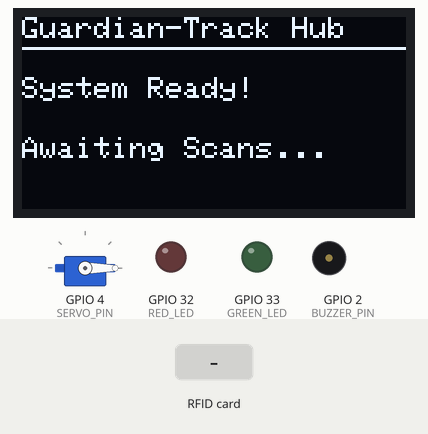
Recording of a sketch running on a simulated ESP32. Shown: 128×64 one-colour display, servo, output pins drawn as LEDs (lit = HIGH), buzzer (waves = sounding, pin HIGH). The test bench sets the inputs (shaded band). What the sketch prints to the serial monitor is not drawn.

Above: at 1.4 s.
1.5 s: RFID card 04 EA 34 52 held to the reader
At 2.5 s:
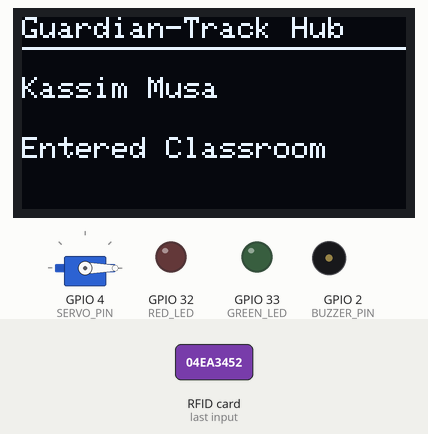
4.5 s: RFID card 5E 7A 19 C4 held to the reader
At 6.2 s:
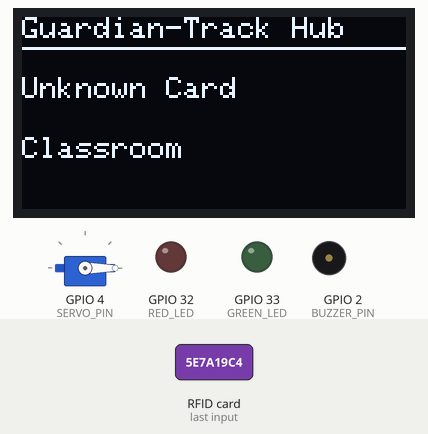
7.5 s: RFID card A3 4B 9C 11 held to the reader
At 9.2 s:
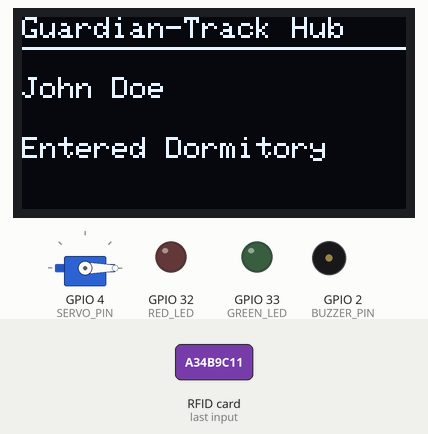
10.5 s: RFID card 04 EA 34 52 held to the reader
At 11.9 s:
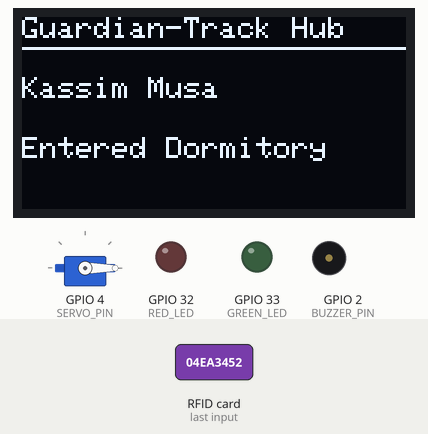
13.5 s: RFID card A3 4B 9C 11 held to the reader
At 14.4 s:
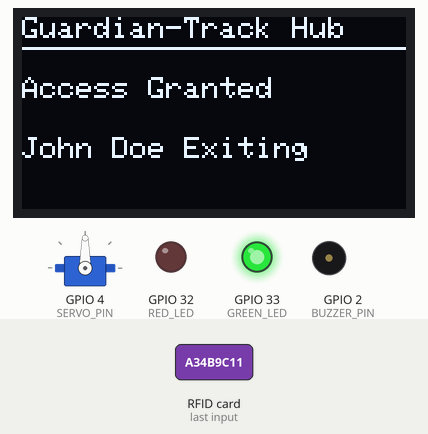
15.0 s: RFID card 5E 7A 19 C4 held to the reader
At 17.9 s:
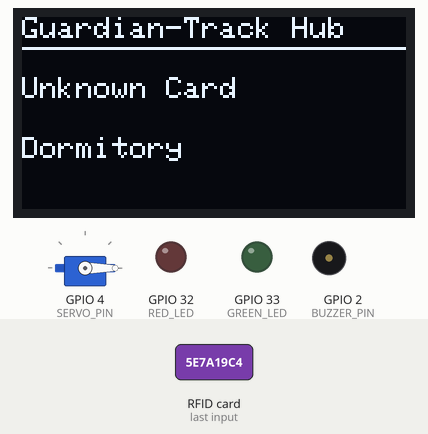
Timing chart, 0 to 19.0 s (numbered marks = the images above; inputs shaded):
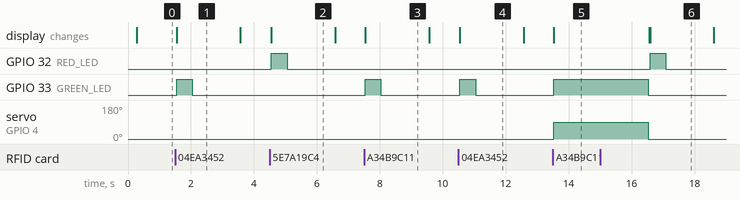

The sketch:

guardian_track_pro.ino
```cpp
// Guardian-Track Commercial Edition: Central Hub
// Sub-system: ESP32 IoT Access Control Dashboard
// Author: Kassim Musa Abass

#include <SPI.h>
#include <MFRC522.h>
#include <WiFi.h>
#include <WebServer.h>
#include <ESP32Servo.h>
#include <Wire.h>
#include <Adafruit_GFX.h>
#include <Adafruit_SSD1306.h>

// ---------------------------------------------------------
// PIN DEFINITIONS (ESP32)
// ---------------------------------------------------------
// Shared SPI Pins
#define SCK_PIN   18
#define MISO_PIN  19
#define MOSI_PIN  23
#define RST_PIN   15 // Shared Reset for all MFRC522

// Unique Slave Select (CS) Pins for the 3 Zones
#define SS_GATE   5
#define SS_CLASS  25
#define SS_DORM   26

// Actuators & Indicators
#define SERVO_PIN 4
#define BUZZER_PIN 2
#define RED_LED 32
#define GREEN_LED 33

// I2C OLED Pins (SDA = 21, SCL = 22 by default)
#define SCREEN_WIDTH 128
#define SCREEN_HEIGHT 64
#define OLED_RESET -1
Adafruit_SSD1306 display(SCREEN_WIDTH, SCREEN_HEIGHT, &Wire, OLED_RESET);

// ---------------------------------------------------------
// PERIPHERAL INSTANCES
// ---------------------------------------------------------
MFRC522 rfidGate(SS_GATE, RST_PIN);
MFRC522 rfidClass(SS_CLASS, RST_PIN);
MFRC522 rfidDorm(SS_DORM, RST_PIN);

Servo gateBarrier;
WebServer server(80);

// ---------------------------------------------------------
// SYSTEM STATE & LOGS
// ---------------------------------------------------------
struct Student {
  String uid;
  String name;
  String currentZone;
  bool authorizedToLeave;
};

// Mock Database of Students
Student database[2] = {
  {"04 EA 34 52", "Kassim Musa", "Dormitory", false},
  {"A3 4B 9C 11", "John Doe", "Classroom", true} // John has a valid Gate Pass
};

// Activity Log
String activityLog = "";

// ---------------------------------------------------------
// WIFI CONFIG (Access Point Mode)
// ---------------------------------------------------------
const char* apSSID = "GuardianTrack-Hub";
const char* apPass = "admin1234";

// ---------------------------------------------------------
// WEB DASHBOARD HTML
// ---------------------------------------------------------
void handleRoot() {
  String html = "<html><head><title>Guardian-Track Dashboard</title>";
  html += "<meta name='viewport' content='width=device-width, initial-scale=1.0'>";
  html += "<style>";
  html += "body { font-family: 'Segoe UI', Tahoma, Geneva, Verdana, sans-serif; background-color: #f4f7f6; color: #333; margin: 0; padding: 20px; }";
  html += "h1 { color: #2c3e50; text-align: center; }";
  html += ".container { max-width: 800px; margin: auto; background: white; padding: 20px; border-radius: 10px; box-shadow: 0 4px 8px rgba(0,0,0,0.1); }";
  html += ".log-box { background: #1e272e; color: #0be881; padding: 15px; border-radius: 5px; height: 300px; overflow-y: auto; font-family: monospace; }";
  html += "</style></head><body>";

  html += "<div class='container'>";
  html += "<h1>🛡️ Guardian-Track Central Dashboard</h1>";
  html += "<p><b>System Status:</b> Online | <b>Active Nodes:</b> 3 (Gate, Class, Dorm)</p>";

  html += "<h3>Live Activity Log</h3>";
  html += "<div class='log-box'>" + activityLog + "</div>";
  html += "<p style='text-align:center; margin-top:20px;'><button onclick='location.reload()' style='padding: 10px 20px; background: #0984e3; color: white; border: none; border-radius: 5px; cursor: pointer;'>Refresh Dashboard</button></p>";
  html += "</div>";

  html += "</body></html>";
  server.send(200, "text/html", html);
}

// ---------------------------------------------------------
// DISPLAY HELPER
// ---------------------------------------------------------
void updateDisplay(String line1, String line2) {
  display.clearDisplay();
  display.setTextSize(1);
  display.setTextColor(WHITE);
  display.setCursor(0, 0);
  display.println("Guardian-Track Hub");
  display.drawLine(0, 10, 128, 10, WHITE);

  display.setCursor(0, 20);
  display.println(line1);
  display.setCursor(0, 40);
  display.println(line2);
  display.display();
}

// ---------------------------------------------------------
// SETUP
// ---------------------------------------------------------
void setup() {
  Serial.begin(115200);

  // Display Setup
  if(!display.begin(SSD1306_SWITCHCAPVCC, 0x3C)) {
    Serial.println(F("SSD1306 allocation failed"));
  }
  updateDisplay("System Booting...", "Initializing SPI");

  // Actuators & Indicators Setup
  gateBarrier.attach(SERVO_PIN);
  gateBarrier.write(0); // Gate Closed
  pinMode(BUZZER_PIN, OUTPUT);
  pinMode(RED_LED, OUTPUT);
  pinMode(GREEN_LED, OUTPUT);
  digitalWrite(BUZZER_PIN, LOW);
  digitalWrite(RED_LED, LOW);
  digitalWrite(GREEN_LED, LOW);

  // SPI Setup
  SPI.begin(SCK_PIN, MISO_PIN, MOSI_PIN, -1);

  // Initialize RFIDs
  updateDisplay("Initializing RFIDs", "Gate, Class, Dorm");
  rfidGate.PCD_Init();
  rfidClass.PCD_Init();
  rfidDorm.PCD_Init();

  // Network Setup (Host AP)
  updateDisplay("Starting AP...", apSSID);
  WiFi.softAP(apSSID, apPass);

  // Web Server Setup
  server.on("/", handleRoot);
  server.begin();

  logActivity("System Initialized.");
  updateDisplay("System Ready!", "Awaiting Scans...");
}

// ---------------------------------------------------------
// MAIN LOOP
// ---------------------------------------------------------
void loop() {
  server.handleClient();

  // Check Dormitory Node
  if (rfidDorm.PICC_IsNewCardPresent() && rfidDorm.PICC_ReadCardSerial()) {
    processScan(&rfidDorm, "Dormitory");
  }

  // Check Classroom Node
  if (rfidClass.PICC_IsNewCardPresent() && rfidClass.PICC_ReadCardSerial()) {
    processScan(&rfidClass, "Classroom");
  }

  // Check Main Gate Node (Choke Point)
  if (rfidGate.PICC_IsNewCardPresent() && rfidGate.PICC_ReadCardSerial()) {
    processGateScan(&rfidGate);
  }
}

// ---------------------------------------------------------
// LOGIC HANDLERS
// ---------------------------------------------------------
String getUIDString(MFRC522* rfid) {
  String uid = "";
  for (byte i = 0; i < rfid->uid.size; i++) {
    uid += String(rfid->uid.uidByte[i] < 0x10 ? " 0" : " ");
    uid += String(rfid->uid.uidByte[i], HEX);
  }
  uid.trim();
  uid.toUpperCase();
  return uid;
}

Student* findStudent(String uid) {
  for (int i = 0; i < 2; i++) {
    if (database[i].uid == uid) return &database[i];
  }
  return nullptr;
}

void processScan(MFRC522* rfid, String zone) {
  String uid = getUIDString(rfid);
  Student* student = findStudent(uid);

  if (student != nullptr) {
    student->currentZone = zone;
    logActivity(student->name + " in " + zone);
    updateDisplay(student->name, "Entered " + zone);

    // Quick Green Blink
    digitalWrite(GREEN_LED, HIGH);
    delay(500);
    digitalWrite(GREEN_LED, LOW);
  } else {
    logActivity("Unknown Card at " + zone);
    updateDisplay("Unknown Card", zone);

    // Quick Red Blink
    digitalWrite(RED_LED, HIGH);
    delay(500);
    digitalWrite(RED_LED, LOW);
  }
  rfid->PICC_HaltA();
  delay(1500);
  updateDisplay("System Ready!", "Awaiting Scans...");
}

void processGateScan(MFRC522* rfid) {
  String uid = getUIDString(rfid);
  Student* student = findStudent(uid);

  if (student == nullptr) {
    logActivity("SECURITY ALERT: Unknown Card at Gate!");
    updateDisplay("ALERT: Unknown", "Access Denied");
    triggerAlarm();
  } else if (!student->authorizedToLeave) {
    logActivity("SECURITY ALERT: " + student->name + " attempted sneak out!");
    updateDisplay("ALERT: " + student->name, "No Gate Pass!");
    triggerAlarm();
  } else if (student->currentZone == "Outside") {
    // Anti-Passback logic
    logActivity("SECURITY ALERT: " + student->name + " Anti-Passback Violation!");
    updateDisplay("ALERT: Passback", student->name);
    triggerAlarm();
  } else {
    // Valid Gate Pass
    logActivity("Access Granted: " + student->name + " exited.");
    updateDisplay("Access Granted", student->name + " Exiting");
    student->currentZone = "Outside";
    openGate();
  }
  rfid->PICC_HaltA();
  updateDisplay("System Ready!", "Awaiting Scans...");
}

void logActivity(String msg) {
  String timestamp = String(millis() / 1000) + "s : ";
  activityLog = timestamp + msg + "<br>" + activityLog;
  Serial.println(msg);
}

void openGate() {
  digitalWrite(GREEN_LED, HIGH);
  gateBarrier.write(90); // Open
  delay(3000);
  gateBarrier.write(0);  // Close
  digitalWrite(GREEN_LED, LOW);
}

void triggerAlarm() {
  for (int i = 0; i < 5; i++) {
    digitalWrite(RED_LED, HIGH);
    digitalWrite(BUZZER_PIN, HIGH);
    delay(200);
    digitalWrite(RED_LED, LOW);
    digitalWrite(BUZZER_PIN, LOW);
    delay(200);
  }
}
```

Measured:
- after the input at 1.5 s, GPIO 33 (GREEN_LED): LOW → HIGH at once, → LOW 0.50 s later; the display: changes at once (image 1)
- after the input at 4.5 s, GPIO 32 (RED_LED): LOW → HIGH after 0.05 s, → LOW 0.50 s later; the display: changes after 0.05 s (image 2)
- after the input at 7.5 s, GPIO 33 (GREEN_LED): LOW → HIGH at once, → LOW 0.50 s later; the display: changes at once (image 3)
- after the input at 10.5 s, GPIO 33 (GREEN_LED): LOW → HIGH after 0.05 s, → LOW 0.50 s later; the display: changes after 0.05 s (image 4)
- after the input at 13.5 s, GPIO 33 (GREEN_LED): LOW → HIGH at once; servo on GPIO 4 (SERVO_PIN): 0° → 90° at once; the display: changes at once (image 5)
- after the input at 15.0 s, GPIO 32 (RED_LED): LOW → HIGH after 1.6 s, → LOW 0.50 s later; the display: first differs from a run without the input after 1.6 s (image 6)
- what the display in image 1 shows lasts 2.1 s, from 1.5 s to 3.6 s
